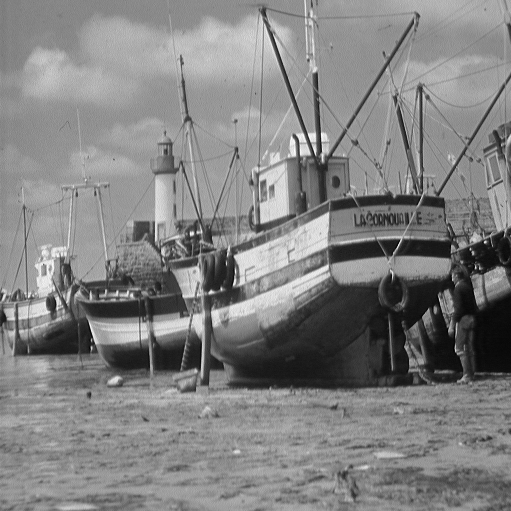
#> input picture Practicas/practica5/images/boat.511.tiff, 511 x 511 px
$ python ejercicio1.py
#> lines starting #> are read from the running program, lines starting #| are printed output that depends on the picture
# Objetivo:
# - Teorema de la convolución

"""
El teorema de la convolución nos dice que la convolución en el espacio es equivalente a la multiplicación en la frecuencia.

En los resultados que optenemos se puede ver que la convolución en el espacio y la multiplicación en la frecuencia son
equivalentes, mas no iguales. Esto se debe a que la convolución en el espacio es un proceso que se realiza en un
espacio discreto, mientras que la multiplicación en la frecuencia es un proceso que se realiza en un espacio continuo.

Esto se debe a que la convolución interpola los valores de la imagen, mientras que la multiplicación en la frecuencia no.

"""

import skimage as ski
import matplotlib.pyplot as plt
import numpy as np
import scipy
import scipy.fft as fft

MASK_SIZE = 31

# Cargar imagen

imagen = ski.io.imread("images/boat.511.tiff")
#> imagen is the input picture: shape (511, 511); min 0, max 255, mean 129.7
imagen = ski.util.img_as_float(imagen)

# Hacer una mascara gaussiana de tamaño 31x31 y sigma 5
mascara = np.zeros((MASK_SIZE, MASK_SIZE))
fila_i = MASK_SIZE // 2
col_i = MASK_SIZE // 2
for i in range(MASK_SIZE):
    for j in range(MASK_SIZE):
        mascara[i, j] = np.exp(-((i - fila_i) ** 2 + (j - col_i) ** 2) / (2 * 5 ** 2))

mascara /= np.sum(mascara)

# Convolución en el espacio
res_convol = scipy.ndimage.convolve(imagen, mascara, mode="wrap")
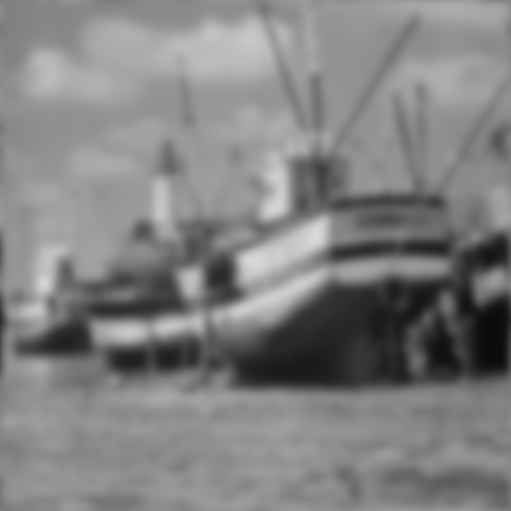
#> res_convol: shape (511, 511) float64; min 0.0416, max 0.848, mean 0.509

# Ampliamos la máscara con ceros para que tenga el mismo tamaño que la imagen
mascara_centrada = np.zeros(imagen.shape)
fila_i = imagen.shape[0] // 2 - MASK_SIZE // 2
#> fila_i = 240
col_i = imagen.shape[1] // 2 - MASK_SIZE // 2
#> col_i = 240
mascara_centrada[fila_i:fila_i + MASK_SIZE, col_i:col_i + MASK_SIZE] = mascara

# Pasamos imagen y máscara a las frecuencias
FTimagen = fft.fft2(imagen)
mascara_en_origen = fft.ifftshift(mascara_centrada)
FTmascara = fft.fft2(mascara_en_origen)

# Convolución en la frecuancia
FTimagen_filtrada = FTimagen * FTmascara  # Producto punto a punto

# Recuperamos resultado en el espacio
res_filtro_FT = fft.ifft2(FTimagen_filtrada)
res_filtro_real = np.real(res_filtro_FT)
res_filtro_imag = np.imag(res_filtro_FT)
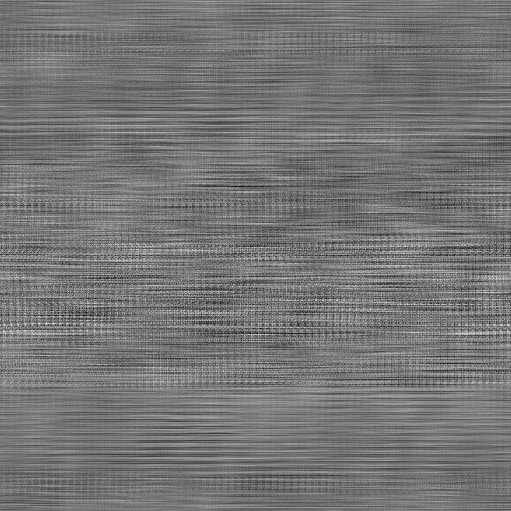
#> res_filtro_imag: shape (511, 511) float64; min -1.1e-16, max 1.28e-16, mean 1.81e-35; drawn with min black and max white
if not np.allclose(res_filtro_imag, np.zeros(imagen.shape)):
    print("Warning. Algo no está yendo bien!!!")

# Comparamos los dos resultados
print("¿Obtenemos el mismo resultado?", np.allclose(res_convol, res_filtro_real))
#| ¿Obtenemos el mismo resultado? True

# Visulización de resultados
fig, axs = plt.subplots(2, 4, layout="constrained")
axs[0, 0].imshow(imagen, cmap=plt.cm.gray)
axs[0, 1].imshow(mascara_centrada, cmap=plt.cm.gray)
axs[0, 3].imshow(res_convol, cmap=plt.cm.gray)

magnitud_imagen = fft.fftshift(np.log(np.absolute(FTimagen) + 1))
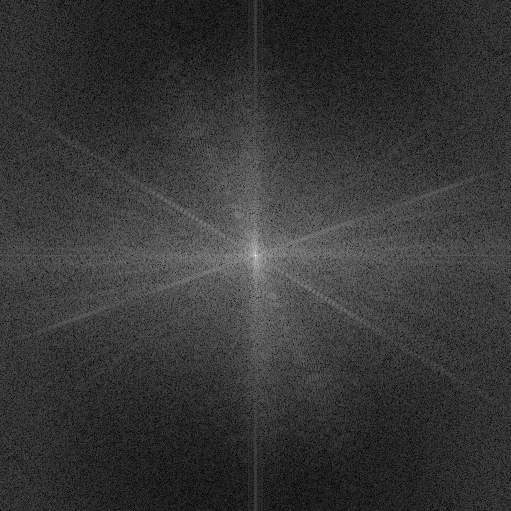
#> magnitud_imagen: shape (511, 511) float64; min 0.0256, max 11.8, mean 2.56; drawn with min black and max white
magnitud_mascara = fft.fftshift(np.log(np.absolute(FTmascara) + 1))
magnitud_producto = fft.fftshift(np.log(np.absolute(FTimagen_filtrada) + 1))
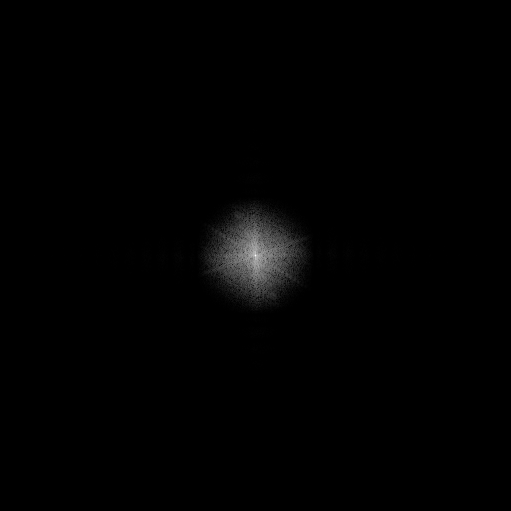
#> magnitud_producto: shape (511, 511) float64; min 1.93e-11, max 11.8, mean 0.0918; drawn with min black and max white
axs[1, 0].imshow(magnitud_imagen, cmap=plt.cm.gray)
axs[1, 1].imshow(magnitud_mascara, cmap=plt.cm.gray)
axs[1, 2].imshow(magnitud_producto, cmap=plt.cm.gray)
axs[1, 3].imshow(res_filtro_real, cmap=plt.cm.gray)

for a in axs.ravel():
    a.set_axis_off()
plt.show()
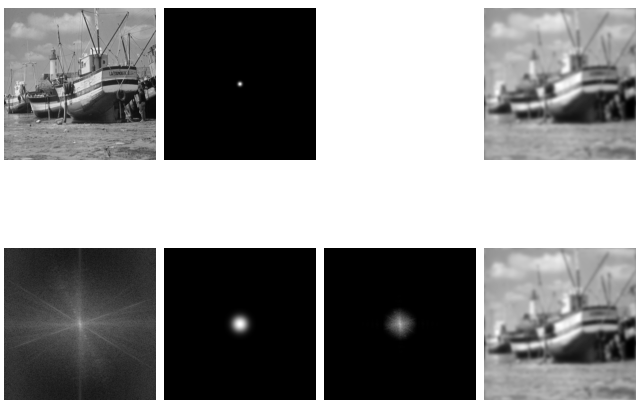
#> figure drawn by matplotlib, 7 panels

$ run again, with Practicas/practica5/images/Einstein.png saved as Practicas/practica5/images/boat.511.tiff
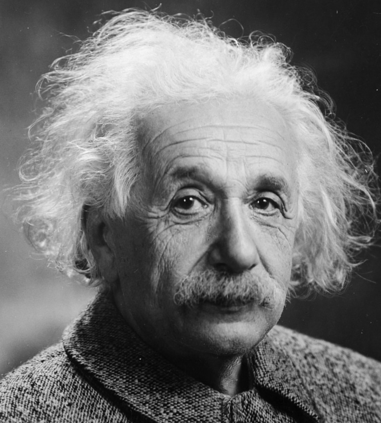
#> input picture Practicas/practica5/images/Einstein.png, 381 x 423 px
#> imagen is the input picture: shape (423, 381); min 3, max 246, mean 114
#> `res_filtro_imag = np.imag(res_filtro_FT)`:
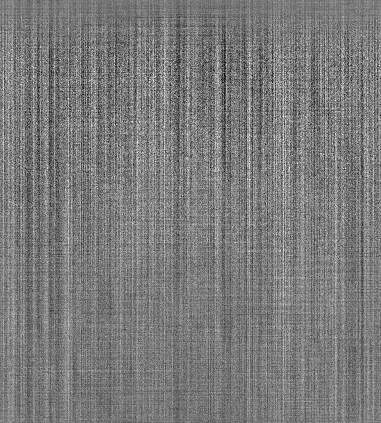
#> res_filtro_imag: shape (423, 381) float64; min -6.11e-16, max 6.66e-16, mean 6.04e-18; drawn with min black and max white
#| ¿Obtenemos el mismo resultado? True
#> `magnitud_imagen = fft.fftshift(np.log(np.absolute(FTimagen) + 1))`:
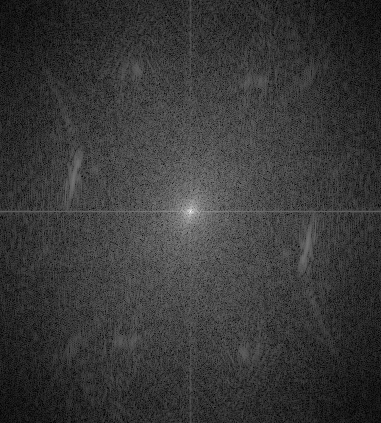
#> magnitud_imagen: shape (423, 381) float64; min 0.0297, max 11.19, mean 2.5; drawn with min black and max white

$ run again, with Practicas/practica5/images/Marilyn.png saved as Practicas/practica5/images/boat.511.tiff
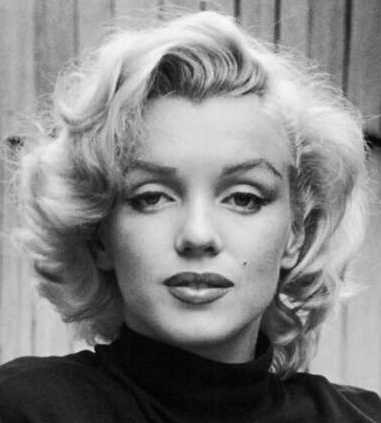
#> input picture Practicas/practica5/images/Marilyn.png, 381 x 423 px
#> imagen is the input picture: shape (423, 381); min 0, max 249, mean 134.2
#> `res_filtro_imag = np.imag(res_filtro_FT)`:
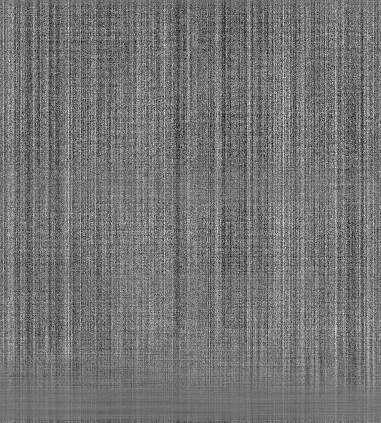
#> res_filtro_imag: shape (423, 381) float64; min -6.66e-16, max 8.05e-16, mean 7.99e-18; drawn with min black and max white
#| ¿Obtenemos el mismo resultado? True
#> `magnitud_imagen = fft.fftshift(np.log(np.absolute(FTimagen) + 1))`:
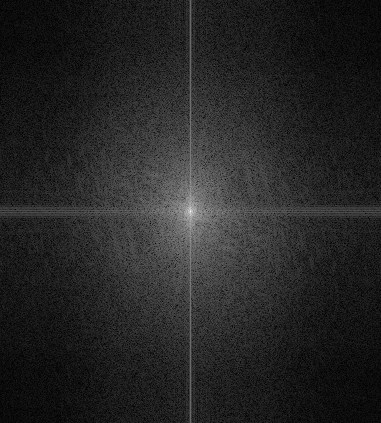
#> magnitud_imagen: shape (423, 381) float64; min 0.00679, max 11.35, mean 1.7; drawn with min black and max white
